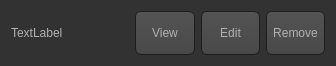
<?xml version="1.0" encoding="UTF-8"?>
<ui version="4.0">
 <class>BoyRow</class>
 <widget class="QWidget" name="BoyRow">
  <property name="geometry">
   <rect>
    <x>0</x>
    <y>0</y>
    <width>336</width>
    <height>66</height>
   </rect>
  </property>
  <property name="windowTitle">
   <string>Form</string>
  </property>
  <property name="styleSheet">
   <string notr="true">QToolTip
{
     border: 1px solid black;
     background-color: #ffa02f;
     padding: 1px;
     border-radius: 3px;
     opacity: 100;
}

QWidget
{
    color: #b1b1b1;
    background-color: #323232;
}

QWidget:item:hover
{
    background-color: QLinearGradient( x1: 0, y1: 0, x2: 0, y2: 1, stop: 0 #ffa02f, stop: 1 #ca0619);
    color: #000000;
}

QWidget:item:selected
{
    background-color: QLinearGradient( x1: 0, y1: 0, x2: 0, y2: 1, stop: 0 #ffa02f, stop: 1 #d7801a);
}

QMenuBar::item
{
    background: transparent;
}

QMenuBar::item:selected
{
    background: transparent;
    border: 1px solid #ffaa00;
}

QMenuBar::item:pressed
{
    background: #444;
    border: 1px solid #000;
    background-color: QLinearGradient(
        x1:0, y1:0,
        x2:0, y2:1,
        stop:1 #212121,
        stop:0.4 #343434/*,
        stop:0.2 #343434,
        stop:0.1 #ffaa00*/
    );
    margin-bottom:-1px;
    padding-bottom:1px;
}

QMenu
{
    border: 1px solid #000;
}

QMenu::item
{
    padding: 2px 20px 2px 20px;
}

QMenu::item:selected
{
    color: #000000;
}

QWidget:disabled
{
    color: #404040;
    background-color: #323232;
}

QAbstractItemView
{
    background-color: QLinearGradient( x1: 0, y1: 0, x2: 0, y2: 1, stop: 0 #4d4d4d, stop: 0.1 #646464, stop: 1 #5d5d5d);
}

QWidget:focus
{
    /*border: 2px solid QLinearGradient( x1: 0, y1: 0, x2: 0, y2: 1, stop: 0 #ffa02f, stop: 1 #d7801a);*/
}

QLineEdit
{
    background-color: QLinearGradient( x1: 0, y1: 0, x2: 0, y2: 1, stop: 0 #4d4d4d, stop: 0 #646464, stop: 1 #5d5d5d);
    padding: 1px;
    border-style: solid;
    border: 1px solid #1e1e1e;
    border-radius: 5;
}

QPushButton
{
    color: #b1b1b1;
    background-color: QLinearGradient( x1: 0, y1: 0, x2: 0, y2: 1, stop: 0 #565656, stop: 0.1 #525252, stop: 0.5 #4e4e4e, stop: 0.9 #4a4a4a, stop: 1 #464646);
    border-width: 1px;
    border-color: #1e1e1e;
    border-style: solid;
    border-radius: 6;
    padding: 3px;
    font-size: 12px;
    padding-left: 5px;
    padding-right: 5px;
}

QPushButton:pressed
{
    background-color: QLinearGradient( x1: 0, y1: 0, x2: 0, y2: 1, stop: 0 #2d2d2d, stop: 0.1 #2b2b2b, stop: 0.5 #292929, stop: 0.9 #282828, stop: 1 #252525);
}

QComboBox
{
    selection-background-color: #ffaa00;
    background-color: QLinearGradient( x1: 0, y1: 0, x2: 0, y2: 1, stop: 0 #565656, stop: 0.1 #525252, stop: 0.5 #4e4e4e, stop: 0.9 #4a4a4a, stop: 1 #464646);
    border-style: solid;
    border: 1px solid #1e1e1e;
    border-radius: 5;
}

QComboBox:hover,QPushButton:hover
{
    border: 2px solid QLinearGradient( x1: 0, y1: 0, x2: 0, y2: 1, stop: 0 #ffa02f, stop: 1 #d7801a);
}


QComboBox:on
{
    padding-top: 3px;
    padding-left: 4px;
    background-color: QLinearGradient( x1: 0, y1: 0, x2: 0, y2: 1, stop: 0 #2d2d2d, stop: 0.1 #2b2b2b, stop: 0.5 #292929, stop: 0.9 #282828, stop: 1 #252525);
    selection-background-color: #ffaa00;
}

QComboBox QAbstractItemView
{
    border: 2px solid darkgray;
    selection-background-color: QLinearGradient( x1: 0, y1: 0, x2: 0, y2: 1, stop: 0 #ffa02f, stop: 1 #d7801a);
}

QComboBox::drop-down
{
     subcontrol-origin: padding;
     subcontrol-position: top right;
     width: 15px;

     border-left-width: 0px;
     border-left-color: darkgray;
     border-left-style: solid; /* just a single line */
     border-top-right-radius: 3px; /* same radius as the QComboBox */
     border-bottom-right-radius: 3px;
 }

QComboBox::down-arrow
{
     image: url(:/down_arrow.png);
}

QGroupBox:focus
{
border: 2px solid QLinearGradient( x1: 0, y1: 0, x2: 0, y2: 1, stop: 0 #ffa02f, stop: 1 #d7801a);
}

QTextEdit:focus
{
    border: 2px solid QLinearGradient( x1: 0, y1: 0, x2: 0, y2: 1, stop: 0 #ffa02f, stop: 1 #d7801a);
}

QScrollBar:horizontal {
     border: 1px solid #222222;
     background: QLinearGradient( x1: 0, y1: 0, x2: 0, y2: 1, stop: 0.0 #121212, stop: 0.2 #282828, stop: 1 #484848);
     height: 7px;
     margin: 0px 16px 0 16px;
}

QScrollBar::handle:horizontal
{
      background: QLinearGradient( x1: 0, y1: 0, x2: 1, y2: 0, stop: 0 #ffa02f, stop: 0.5 #d7801a, stop: 1 #ffa02f);
      min-height: 20px;
      border-radius: 2px;
}

QScrollBar::add-line:horizontal {
      border: 1px solid #1b1b19;
      border-radius: 2px;
      background: QLinearGradient( x1: 0, y1: 0, x2: 1, y2: 0, stop: 0 #ffa02f, stop: 1 #d7801a);
      width: 14px;
      subcontrol-position: right;
      subcontrol-origin: margin;
}

QScrollBar::sub-line:horizontal {
      border: 1px solid #1b1b19;
      border-radius: 2px;
      background: QLinearGradient( x1: 0, y1: 0, x2: 1, y2: 0, stop: 0 #ffa02f, stop: 1 #d7801a);
      width: 14px;
     subcontrol-position: left;
     subcontrol-origin: margin;
}

QScrollBar::right-arrow:horizontal, QScrollBar::left-arrow:horizontal
{
      border: 1px solid black;
      width: 1px;
      height: 1px;
      background: white;
}

QScrollBar::add-page:horizontal, QScrollBar::sub-page:horizontal
{
      background: none;
}

QScrollBar:vertical
{
      background: QLinearGradient( x1: 0, y1: 0, x2: 1, y2: 0, stop: 0.0 #121212, stop: 0.2 #282828, stop: 1 #484848);
      width: 7px;
      margin: 16px 0 16px 0;
      border: 1px solid #222222;
}

QScrollBar::handle:vertical
{
      background: QLinearGradient( x1: 0, y1: 0, x2: 0, y2: 1, stop: 0 #ffa02f, stop: 0.5 #d7801a, stop: 1 #ffa02f);
      min-height: 20px;
      border-radius: 2px;
}

QScrollBar::add-line:vertical
{
      border: 1px solid #1b1b19;
      border-radius: 2px;
      background: QLinearGradient( x1: 0, y1: 0, x2: 0, y2: 1, stop: 0 #ffa02f, stop: 1 #d7801a);
      height: 14px;
      subcontrol-position: bottom;
      subcontrol-origin: margin;
}

QScrollBar::sub-line:vertical
{
      border: 1px solid #1b1b19;
      border-radius: 2px;
      background: QLinearGradient( x1: 0, y1: 0, x2: 0, y2: 1, stop: 0 #d7801a, stop: 1 #ffa02f);
      height: 14px;
      subcontrol-position: top;
      subcontrol-origin: margin;
}

QScrollBar::up-arrow:vertical, QScrollBar::down-arrow:vertical
{
      border: 1px solid black;
      width: 1px;
      height: 1px;
      background: white;
}


QScrollBar::add-page:vertical, QScrollBar::sub-page:vertical
{
      background: none;
}

QTextEdit
{
    background-color: #242424;
}

QPlainTextEdit
{
    background-color: #242424;
}

QHeaderView::section
{
    background-color: QLinearGradient(x1:0, y1:0, x2:0, y2:1, stop:0 #616161, stop: 0.5 #505050, stop: 0.6 #434343, stop:1 #656565);
    color: white;
    padding-left: 4px;
    border: 1px solid #6c6c6c;
}

QCheckBox:disabled
{
color: #414141;
}

QDockWidget::title
{
    text-align: center;
    spacing: 3px; /* spacing between items in the tool bar */
    background-color: QLinearGradient(x1:0, y1:0, x2:0, y2:1, stop:0 #323232, stop: 0.5 #242424, stop:1 #323232);
}

QDockWidget::close-button, QDockWidget::float-button
{
    text-align: center;
    spacing: 1px; /* spacing between items in the tool bar */
    background-color: QLinearGradient(x1:0, y1:0, x2:0, y2:1, stop:0 #323232, stop: 0.5 #242424, stop:1 #323232);
}

QDockWidget::close-button:hover, QDockWidget::float-button:hover
{
    background: #242424;
}

QDockWidget::close-button:pressed, QDockWidget::float-button:pressed
{
    padding: 1px -1px -1px 1px;
}

QMainWindow::separator
{
    background-color: QLinearGradient(x1:0, y1:0, x2:0, y2:1, stop:0 #161616, stop: 0.5 #151515, stop: 0.6 #212121, stop:1 #343434);
    color: white;
    padding-left: 4px;
    border: 1px solid #4c4c4c;
    spacing: 3px; /* spacing between items in the tool bar */
}

QMainWindow::separator:hover
{

    background-color: QLinearGradient(x1:0, y1:0, x2:0, y2:1, stop:0 #d7801a, stop:0.5 #b56c17 stop:1 #ffa02f);
    color: white;
    padding-left: 4px;
    border: 1px solid #6c6c6c;
    spacing: 3px; /* spacing between items in the tool bar */
}

QToolBar::handle
{
     spacing: 3px; /* spacing between items in the tool bar */
     background: url(:/images/handle.png);
}

QMenu::separator
{
    height: 2px;
    background-color: QLinearGradient(x1:0, y1:0, x2:0, y2:1, stop:0 #161616, stop: 0.5 #151515, stop: 0.6 #212121, stop:1 #343434);
    color: white;
    padding-left: 4px;
    margin-left: 10px;
    margin-right: 5px;
}

QProgressBar
{
    border: 2px solid grey;
    border-radius: 5px;
    text-align: center;
}

QProgressBar::chunk
{
    background-color: #d7801a;
    width: 2.15px;
    margin: 0.5px;
}

QTabBar::tab {
    color: #b1b1b1;
    border: 1px solid #444;
    border-bottom-style: none;
    background-color: #323232;
    padding-left: 10px;
    padding-right: 10px;
    padding-top: 3px;
    padding-bottom: 2px;
    margin-right: -1px;
}

QTabWidget::pane {
    border: 1px solid #444;
    top: 1px;
}

QTabBar::tab:last
{
    margin-right: 0; /* the last selected tab has nothing to overlap with on the right */
    border-top-right-radius: 3px;
}

QTabBar::tab:first:!selected
{
 margin-left: 0px; /* the last selected tab has nothing to overlap with on the right */


    border-top-left-radius: 3px;
}

QTabBar::tab:!selected
{
    color: #b1b1b1;
    border-bottom-style: solid;
    margin-top: 3px;
    background-color: QLinearGradient(x1:0, y1:0, x2:0, y2:1, stop:1 #212121, stop:.4 #343434);
}

QTabBar::tab:selected
{
    border-top-left-radius: 3px;
    border-top-right-radius: 3px;
    margin-bottom: 0px;
}

QTabBar::tab:!selected:hover
{
    /*border-top: 2px solid #ffaa00;
    padding-bottom: 3px;*/
    border-top-left-radius: 3px;
    border-top-right-radius: 3px;
    background-color: QLinearGradient(x1:0, y1:0, x2:0, y2:1, stop:1 #212121, stop:0.4 #343434, stop:0.2 #343434, stop:0.1 #ffaa00);
}

QRadioButton::indicator:checked, QRadioButton::indicator:unchecked{
    color: #b1b1b1;
    background-color: #323232;
    border: 1px solid #b1b1b1;
    border-radius: 6px;
}

QRadioButton::indicator:checked
{
    background-color: qradialgradient(
        cx: 0.5, cy: 0.5,
        fx: 0.5, fy: 0.5,
        radius: 1.0,
        stop: 0.25 #ffaa00,
        stop: 0.3 #323232
    );
}

QCheckBox::indicator{
    color: #b1b1b1;
    background-color: #323232;
    border: 1px solid #b1b1b1;
    width: 9px;
    height: 9px;
}

QRadioButton::indicator
{
    border-radius: 6px;
}

QRadioButton::indicator:hover, QCheckBox::indicator:hover
{
    border: 1px solid #ffaa00;
}

QCheckBox::indicator:checked
{
    image:url(:/images/checkbox.png);
}

QCheckBox::indicator:disabled, QRadioButton::indicator:disabled
{
    border: 1px solid #444;
}</string>
  </property>
  <layout class="QGridLayout" name="gridLayout">
   <item row="0" column="0">
    <layout class="QHBoxLayout" name="horizontalLayout" stretch="2,1,1,1">
     <item>
      <widget class="QLabel" name="lbl_boyName">
       <property name="text">
        <string>TextLabel</string>
       </property>
      </widget>
     </item>
     <item>
      <widget class="QPushButton" name="btn_ViewBoy">
       <property name="sizePolicy">
        <sizepolicy hsizetype="Preferred" vsizetype="Preferred">
         <horstretch>0</horstretch>
         <verstretch>0</verstretch>
        </sizepolicy>
       </property>
       <property name="text">
        <string>View</string>
       </property>
      </widget>
     </item>
     <item>
      <widget class="QPushButton" name="btn_EditBoy">
       <property name="sizePolicy">
        <sizepolicy hsizetype="Preferred" vsizetype="Preferred">
         <horstretch>0</horstretch>
         <verstretch>0</verstretch>
        </sizepolicy>
       </property>
       <property name="text">
        <string>Edit</string>
       </property>
      </widget>
     </item>
     <item>
      <widget class="QPushButton" name="btn_RemoveBoy">
       <property name="sizePolicy">
        <sizepolicy hsizetype="Preferred" vsizetype="Preferred">
         <horstretch>0</horstretch>
         <verstretch>0</verstretch>
        </sizepolicy>
       </property>
       <property name="text">
        <string>Remove</string>
       </property>
      </widget>
     </item>
    </layout>
   </item>
  </layout>
 </widget>
 <resources/>
 <connections/>
</ui>
